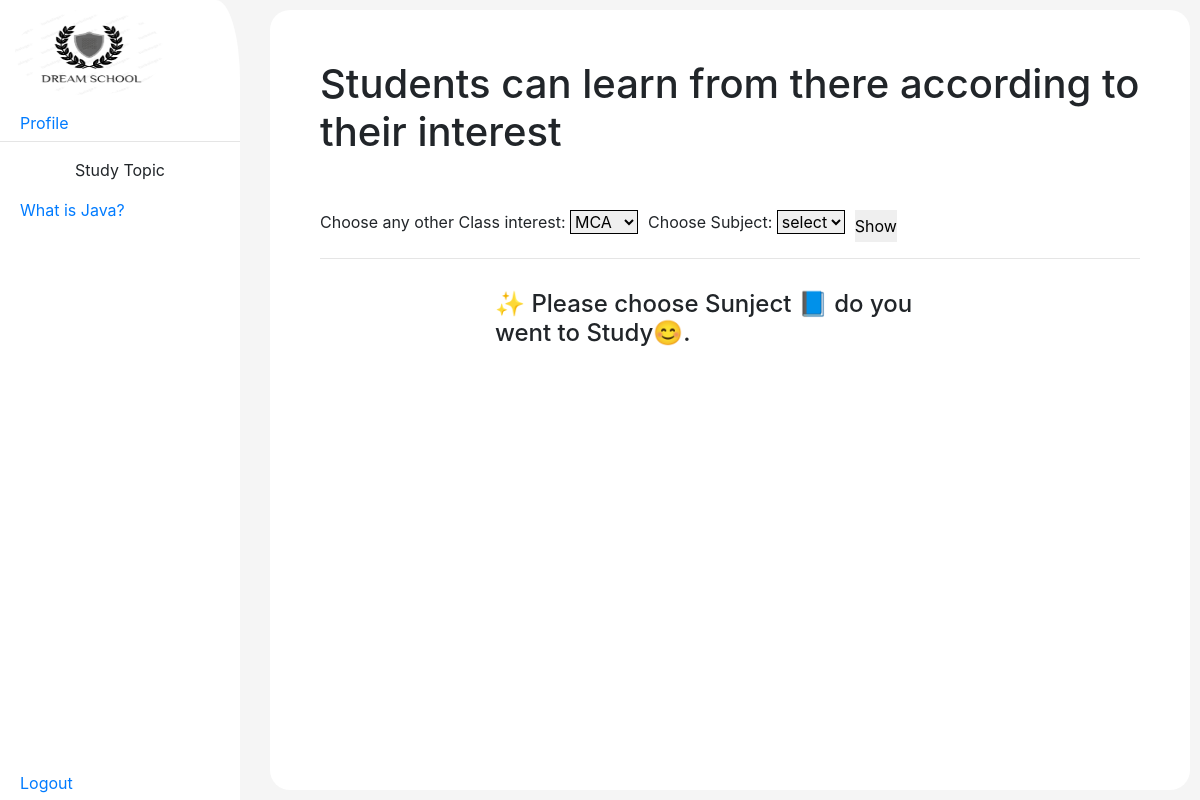
The page /panel/learn.php (signed in) on the database as committed earlier.
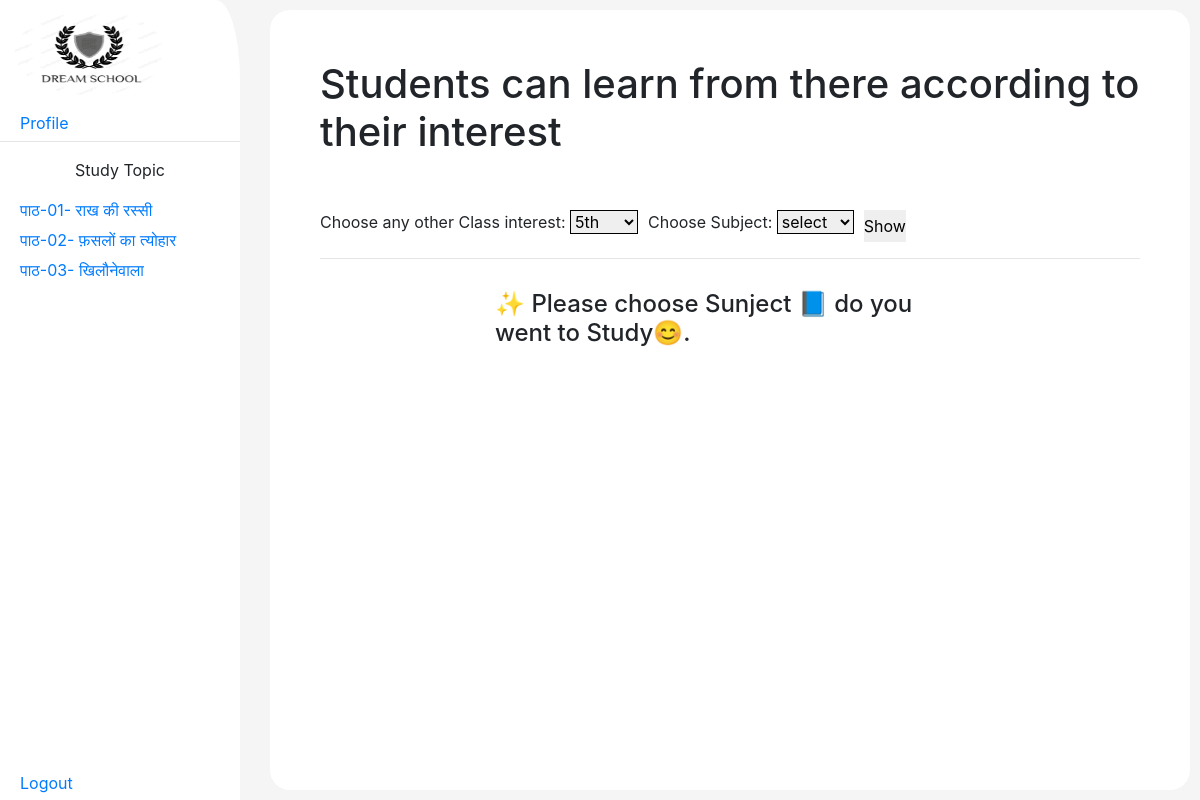
The same page on the database as committed later.
### tables this page shows
CREATE TABLE `student` (
  `student_id` int(11) NOT NULL,
  `student_roll_no` int(11) NOT NULL,
  `class_id` int(11) DEFAULT NULL,
  `student_name` varchar(255) DEFAULT NULL,
  `student_email` varchar(255) DEFAULT NULL,
  `student_phone` varchar(13) DEFAULT NULL,
  `student_psw` varchar(255) DEFAULT NULL,
  `insert_by` int(11) NOT NULL,
  `insert_at` int(11) NOT NULL,
  `update_by` int(11) NOT NULL,
  `update_at` int(11) NOT NULL,
  `status` enum('active','in-active') NOT NULL
);

CREATE TABLE `classes` (
  `id` int(11) NOT NULL,
  `class_name` varchar(255) DEFAULT NULL,
  `incharge_id` int(11) DEFAULT NULL,
  `insert_by` int(11) DEFAULT NULL,
  `update_by` timestamp NULL DEFAULT current_timestamp(),
  `insert_at` timestamp NULL DEFAULT current_timestamp(),
  `update_at` int(11) DEFAULT NULL
);

CREATE TABLE `topic` (
  `topic_id` int(11) NOT NULL,
  `class_id` int(11) DEFAULT NULL,
  `subject_id` int(11) DEFAULT NULL,
  `topic_title` mediumtext DEFAULT NULL,
  `topic_content` text DEFAULT NULL,
  `insert_by` int(11) DEFAULT NULL,
  `update_by` int(11) DEFAULT NULL,
  `insert_at` timestamp NULL DEFAULT current_timestamp(),
  `update_at` timestamp NULL DEFAULT current_timestamp()
);

### panel/learn.php (the view, shortened to what this page needs)
<?php include "header.php"; ?>
<div class="wrapper_learn">
    <div class="container_learn">
        <div class="box_learn" >
            <h1 class="box_info_learn">Students can learn from there according to their interest</h1>
            <br>
            <form  method="get" style="display:flex;gap:10px">
            <div class="personal_learn">
                <label for="cars">Choose any other Class interest:</label>
                <select name="class_id" onchange="getSubject(this)" style="border : 1px solid black" required>
                    <?php
                    $class = $class_id;
                    $sql = "SELECT * FROM `classes`";
                    $sql = mysqli_query($conn, $sql);
                    while ($row = mysqli_fetch_assoc($sql)) {
                        ?>
                        <option value="<?= $row['id'] ?>" <?php if ($row['id'] == $class)
                                echo "selected  " ?>>
                            <?= $row['class_name'] ?></option>
                    <?php } ?>
                </select>
            </div>
            <div class="personal_learn">
                <label for="cars">Choose Subject:</label>
                <select name="subj" id="subj" style="border : 1px solid black" required>
                <option value="">select</option>
                <?php
                $subj = "";
                    ?>
                </select>
            </div>
            <button type="submit">Show</button>
        </form>
        <hr>
        <div class="content-box">
                <?php
            if(!isset($_GET['subj'])){
                ?>
                <div class="aj-info-box">
                       <h4>✨ Please choose Sunject 📘 do you went to Study😊.</h4>
                    </div>
                <?php
            } else if(!isset($_GET['topic'])){
                ?>
               <div class="aj-info-box">
                       <h4>✨ Please choose topic 📘 do you went to Study😊.</h4>
                       <div>
                    <ul>
                <?php
            $sql = "SELECT * FROM topic WHERE class_id=$class";
            if(isset($_GET['subj'])){
                $sql .=" AND subject_id=$subj";
            }
            $sql = mysqli_query($conn, $sql);
            if (mysqli_num_rows($sql) <= 0) {
                ?>
                <li><a href="learn.php">
                    <i class="fa-solid fa-user"></i>
                    <span class="nav-item ">Topic not Found Choose other Subject</span>
                </a>
            </li>
                <?php
            }
            while($row=mysqli_fetch_assoc($sql)){
                    ?>
                    <li><a href="learn.php?class_id=<?=$row['class_id']?>&subj=<?=$row['subject_id']?>&topic=<?=$row['topic_id']?>">
                    <span  >✨<?=$row['topic_title']?></span>
                    </a>
                </li>
                    <?php
            }
            ?>
                    </ul>
                </div>
                    </div>
                <?php
            }
                ?>
        </div>
         </div>
    </div>
</div>
<?php
include "topicList.php";
?>
<?php include "footer.php" ?>

### panel/topicList.php (shortened to what this page needs)
<nav>
        <ul style="max-height: 600px;min-height:400pc;overflow:scroll">
            <li>
                <a href="#" class="logo">
                    <img src="../assets/images/black.png" alt="">
                </a>
            </li>
            <li><a href="profile.php">
                    <span class="nav-item ">Profile</span>
                </a>
            </li>
                <hr>
                <center>Study Topic</center>
            <?php
            $sql = "SELECT * FROM topic WHERE class_id=$class";
            $sql = mysqli_query($conn, $sql);
                ?>
                <?php
            while($row=mysqli_fetch_assoc($sql)){
                    ?>
                <li><a href="learn.php?class_id=<?=$row['class_id']?>&subj=<?=$row['subject_id']?>&topic=<?=$row['topic_id']?>">
                    <span class="nav-item "><?=$row['topic_title']?></span>
                </a>
            </li>
                    <?php
            }
            ?>
        </ul>
        <ul>
        <li>
        <a href="../logout.php" class="logout">
            <span class="nav-item">Logout</span>
        </a></li>
        </ul>
    </nav>

Rows that differ between the two databases and show on the page:
removed topic: topic_title "What is Java?"
changed student: class_id "MCA" → "5th"
added topic: topic_title "पाठ-01- राख की रस्सी"
added topic: topic_title "पाठ-02- फ़सलों का त्योहार"
added topic: topic_title "पाठ-03- खिलौनेवाला"
